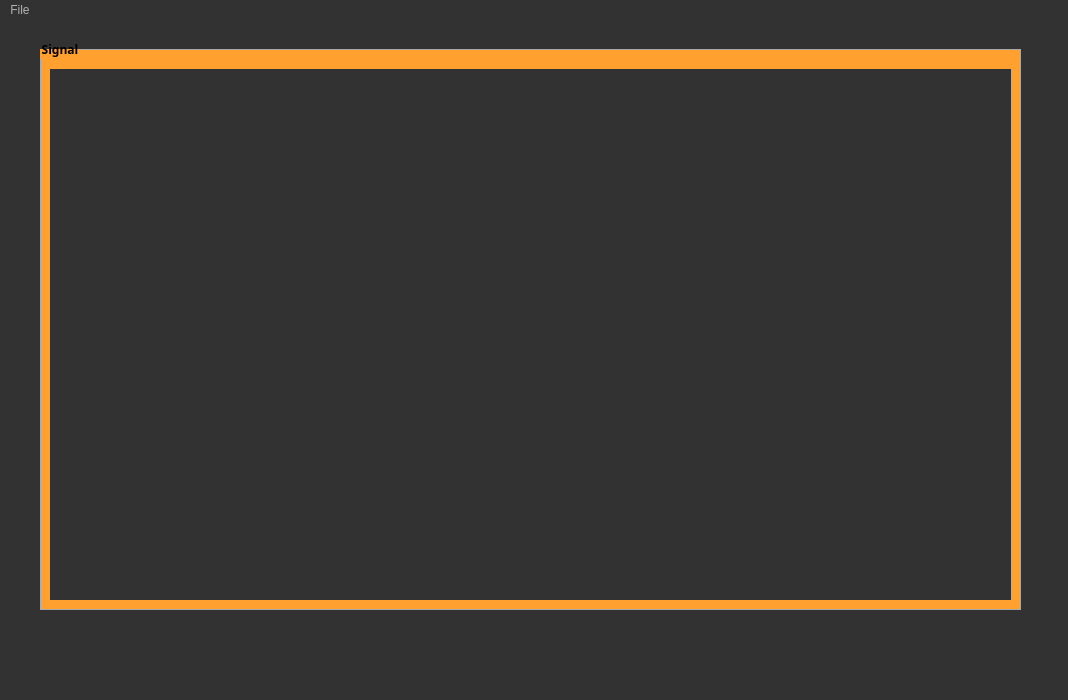
<?xml version="1.0" encoding="UTF-8"?>
<ui version="4.0">
 <class>MainWindow</class>
 <widget class="QMainWindow" name="MainWindow">
  <property name="geometry">
   <rect>
    <x>0</x>
    <y>0</y>
    <width>1068</width>
    <height>700</height>
   </rect>
  </property>
  <property name="font">
   <font>
    <family>Yu Gothic UI Semibold</family>
    <pointsize>9</pointsize>
    <weight>75</weight>
    <bold>true</bold>
   </font>
  </property>
  <property name="windowTitle">
   <string>MainWindow</string>
  </property>
  <property name="styleSheet">
   <string notr="true">QToolTip
{
     border: 1px solid black;
     background-color: #ffa02f;
     padding: 1px;
     border-radius: 3px;
     opacity: 100;
}

QWidget
{
    color: #b1b1b1;
    background-color: #323232;
}

QTreeView, QListView
{
    background-color: silver;
    margin-left: 5px;
}

QWidget:item:hover
{
    background-color: QLinearGradient( x1: 0, y1: 0, x2: 0, y2: 1, stop: 0 #ffa02f, stop: 1 #ca0619);
    color: #000000;
}

QWidget:item:selected
{
    background-color: QLinearGradient( x1: 0, y1: 0, x2: 0, y2: 1, stop: 0 #ffa02f, stop: 1 #d7801a);
}

QMenuBar::item
{
    background: transparent;
}

QMenuBar::item:selected
{
    background: transparent;
    border: 1px solid #ffaa00;
}

QMenuBar::item:pressed
{
    background: #444;
    border: 1px solid #000;
    background-color: QLinearGradient(
        x1:0, y1:0,
        x2:0, y2:1,
        stop:1 #212121,
        stop:0.4 #343434/*,
        stop:0.2 #343434,
        stop:0.1 #ffaa00*/
    );
    margin-bottom:-1px;
    padding-bottom:1px;
}

QMenu
{
    border: 1px solid #000;
}

QMenu::item
{
    padding: 2px 20px 2px 20px;
}

QMenu::item:selected
{
    color: #000000;
}

QWidget:disabled
{
    color: #808080;
    background-color: #323232;
}

QAbstractItemView
{
    background-color: QLinearGradient( x1: 0, y1: 0, x2: 0, y2: 1, stop: 0 #4d4d4d, stop: 0.1 #646464, stop: 1 #5d5d5d);
}

QWidget:focus
{
    /*border: 1px solid darkgray;*/
}

QLineEdit
{
    background-color: QLinearGradient( x1: 0, y1: 0, x2: 0, y2: 1, stop: 0 #4d4d4d, stop: 0 #646464, stop: 1 #5d5d5d);
    padding: 1px;
    border-style: solid;
    border: 1px solid #1e1e1e;
    border-radius: 5;
}

QPushButton
{
    color: #b1b1b1;
    background-color: QLinearGradient( x1: 0, y1: 0, x2: 0, y2: 1, stop: 0 #565656, stop: 0.1 #525252, stop: 0.5 #4e4e4e, stop: 0.9 #4a4a4a, stop: 1 #464646);
    border-width: 1px;
    border-color: #1e1e1e;
    border-style: solid;
    border-radius: 6;
    padding: 3px;
    font-size: 12px;
    padding-left: 5px;
    padding-right: 5px;
    min-width: 40px;
}

QPushButton:pressed
{
    background-color: QLinearGradient( x1: 0, y1: 0, x2: 0, y2: 1, stop: 0 #2d2d2d, stop: 0.1 #2b2b2b, stop: 0.5 #292929, stop: 0.9 #282828, stop: 1 #252525);
}

QComboBox
{
    selection-background-color: #ffaa00;
    background-color: QLinearGradient( x1: 0, y1: 0, x2: 0, y2: 1, stop: 0 #565656, stop: 0.1 #525252, stop: 0.5 #4e4e4e, stop: 0.9 #4a4a4a, stop: 1 #464646);
    border-style: solid;
    border: 1px solid #1e1e1e;
    border-radius: 5;
}

QComboBox:hover,QPushButton:hover
{
    border: 2px solid QLinearGradient( x1: 0, y1: 0, x2: 0, y2: 1, stop: 0 #ffa02f, stop: 1 #d7801a);
}


QComboBox:on
{
    padding-top: 3px;
    padding-left: 4px;
    background-color: QLinearGradient( x1: 0, y1: 0, x2: 0, y2: 1, stop: 0 #2d2d2d, stop: 0.1 #2b2b2b, stop: 0.5 #292929, stop: 0.9 #282828, stop: 1 #252525);
    selection-background-color: #ffaa00;
}

QComboBox QAbstractItemView
{
    border: 2px solid darkgray;
    selection-background-color: QLinearGradient( x1: 0, y1: 0, x2: 0, y2: 1, stop: 0 #ffa02f, stop: 1 #d7801a);
}

QComboBox::drop-down
{
     subcontrol-origin: padding;
     subcontrol-position: top right;
     width: 15px;

     border-left-width: 0px;
     border-left-color: darkgray;
     border-left-style: solid; /* just a single line */
     border-top-right-radius: 3px; /* same radius as the QComboBox */
     border-bottom-right-radius: 3px;
 }

QComboBox::down-arrow
{
     image: url(:/dark_orange/img/down_arrow.png);
}

QGroupBox
{
    border: 1px solid darkgray;
    margin-top: 10px;
	background-color: #ffa02f;
	color:rgb(0, 0, 0)
}

QGroupBox:focus
{
    border: 1px solid darkgray;
}

QTextEdit:focus
{
    border: 1px solid darkgray;
}

QScrollBar:horizontal {
     border: 1px solid #222222;
     background: QLinearGradient( x1: 0, y1: 0, x2: 0, y2: 1, stop: 0.0 #121212, stop: 0.2 #282828, stop: 1 #484848);
     height: 7px;
     margin: 0px 16px 0 16px;
}

QScrollBar::handle:horizontal
{
      background: QLinearGradient( x1: 0, y1: 0, x2: 1, y2: 0, stop: 0 #ffa02f, stop: 0.5 #d7801a, stop: 1 #ffa02f);
      min-height: 20px;
      border-radius: 2px;
}

QScrollBar::add-line:horizontal {
      border: 1px solid #1b1b19;
      border-radius: 2px;
      background: QLinearGradient( x1: 0, y1: 0, x2: 1, y2: 0, stop: 0 #ffa02f, stop: 1 #d7801a);
      width: 14px;
      subcontrol-position: right;
      subcontrol-origin: margin;
}

QScrollBar::sub-line:horizontal {
      border: 1px solid #1b1b19;
      border-radius: 2px;
      background: QLinearGradient( x1: 0, y1: 0, x2: 1, y2: 0, stop: 0 #ffa02f, stop: 1 #d7801a);
      width: 14px;
     subcontrol-position: left;
     subcontrol-origin: margin;
}

QScrollBar::right-arrow:horizontal, QScrollBar::left-arrow:horizontal
{
      border: 1px solid black;
      width: 1px;
      height: 1px;
      background: white;
}

QScrollBar::add-page:horizontal, QScrollBar::sub-page:horizontal
{
      background: none;
}

QScrollBar:vertical
{
      background: QLinearGradient( x1: 0, y1: 0, x2: 1, y2: 0, stop: 0.0 #121212, stop: 0.2 #282828, stop: 1 #484848);
      width: 7px;
      margin: 16px 0 16px 0;
      border: 1px solid #222222;
}

QScrollBar::handle:vertical
{
      background: QLinearGradient( x1: 0, y1: 0, x2: 0, y2: 1, stop: 0 #ffa02f, stop: 0.5 #d7801a, stop: 1 #ffa02f);
      min-height: 20px;
      border-radius: 2px;
}

QScrollBar::add-line:vertical
{
      border: 1px solid #1b1b19;
      border-radius: 2px;
      background: QLinearGradient( x1: 0, y1: 0, x2: 0, y2: 1, stop: 0 #ffa02f, stop: 1 #d7801a);
      height: 14px;
      subcontrol-position: bottom;
      subcontrol-origin: margin;
}

QScrollBar::sub-line:vertical
{
      border: 1px solid #1b1b19;
      border-radius: 2px;
      background: QLinearGradient( x1: 0, y1: 0, x2: 0, y2: 1, stop: 0 #d7801a, stop: 1 #ffa02f);
      height: 14px;
      subcontrol-position: top;
      subcontrol-origin: margin;
}

QScrollBar::up-arrow:vertical, QScrollBar::down-arrow:vertical
{
      border: 1px solid black;
      width: 1px;
      height: 1px;
      background: white;
}


QScrollBar::add-page:vertical, QScrollBar::sub-page:vertical
{
      background: none;
}

QTextEdit
{
    background-color: #242424;
}

QPlainTextEdit
{
    background-color: #242424;
}

QHeaderView::section
{
    background-color: QLinearGradient(x1:0, y1:0, x2:0, y2:1, stop:0 #616161, stop: 0.5 #505050, stop: 0.6 #434343, stop:1 #656565);
    color: white;
    padding-left: 4px;
    border: 1px solid #6c6c6c;
}

QCheckBox:disabled
{
color: #414141;
}

QDockWidget::title
{
    text-align: center;
    spacing: 3px; /* spacing between items in the tool bar */
    background-color: QLinearGradient(x1:0, y1:0, x2:0, y2:1, stop:0 #323232, stop: 0.5 #242424, stop:1 #323232);
}

QDockWidget::close-button, QDockWidget::float-button
{
    text-align: center;
    spacing: 1px; /* spacing between items in the tool bar */
    background-color: QLinearGradient(x1:0, y1:0, x2:0, y2:1, stop:0 #323232, stop: 0.5 #242424, stop:1 #323232);
}

QDockWidget::close-button:hover, QDockWidget::float-button:hover
{
    background: #242424;
}

QDockWidget::close-button:pressed, QDockWidget::float-button:pressed
{
    padding: 1px -1px -1px 1px;
}

QMainWindow::separator
{
    background-color: QLinearGradient(x1:0, y1:0, x2:0, y2:1, stop:0 #161616, stop: 0.5 #151515, stop: 0.6 #212121, stop:1 #343434);
    color: white;
    padding-left: 4px;
    border: 1px solid #4c4c4c;
    spacing: 3px; /* spacing between items in the tool bar */
}

QMainWindow::separator:hover
{

    background-color: QLinearGradient(x1:0, y1:0, x2:0, y2:1, stop:0 #d7801a, stop:0.5 #b56c17 stop:1 #ffa02f);
    color: white;
    padding-left: 4px;
    border: 1px solid #6c6c6c;
    spacing: 3px; /* spacing between items in the tool bar */
}

QToolBar::handle
{
     spacing: 3px; /* spacing between items in the tool bar */
     background: url(:/dark_orange/img/handle.png);
}

QMenu::separator
{
    height: 2px;
    background-color: QLinearGradient(x1:0, y1:0, x2:0, y2:1, stop:0 #161616, stop: 0.5 #151515, stop: 0.6 #212121, stop:1 #343434);
    color: white;
    padding-left: 4px;
    margin-left: 10px;
    margin-right: 5px;
}

QProgressBar
{
    border: 2px solid grey;
    border-radius: 5px;
    text-align: center;
}

QProgressBar::chunk
{
    background-color: #d7801a;
    width: 2.15px;
    margin: 0.5px;
}

QTabBar::tab {
    color: #b1b1b1;
    border: 1px solid #444;
    border-bottom-style: none;
    background-color: #323232;
    padding-left: 10px;
    padding-right: 10px;
    padding-top: 3px;
    padding-bottom: 2px;
    margin-right: -1px;
}

QTabWidget::pane {
    border: 1px solid #444;
    top: 1px;
}

QTabBar::tab:last
{
    margin-right: 0; /* the last selected tab has nothing to overlap with on the right */
    border-top-right-radius: 3px;
}

QTabBar::tab:first:!selected
{
 margin-left: 0px; /* the last selected tab has nothing to overlap with on the right */


    border-top-left-radius: 3px;
}

QTabBar::tab:!selected
{
    color: #b1b1b1;
    border-bottom-style: solid;
    margin-top: 3px;
    background-color: QLinearGradient(x1:0, y1:0, x2:0, y2:1, stop:1 #212121, stop:.4 #343434);
}

QTabBar::tab:selected
{
    border-top-left-radius: 3px;
    border-top-right-radius: 3px;
    margin-bottom: 0px;
}

QTabBar::tab:!selected:hover
{
    /*border-top: 2px solid #ffaa00;
    padding-bottom: 3px;*/
    border-top-left-radius: 3px;
    border-top-right-radius: 3px;
    background-color: QLinearGradient(x1:0, y1:0, x2:0, y2:1, stop:1 #212121, stop:0.4 #343434, stop:0.2 #343434, stop:0.1 #ffaa00);
}

QRadioButton::indicator:checked, QRadioButton::indicator:unchecked{
    color: #b1b1b1;
    background-color: #323232;
    border: 1px solid #b1b1b1;
    border-radius: 6px;
}

QRadioButton::indicator:checked
{
    background-color: qradialgradient(
        cx: 0.5, cy: 0.5,
        fx: 0.5, fy: 0.5,
        radius: 1.0,
        stop: 0.25 #ffaa00,
        stop: 0.3 #323232
    );
}



QRadioButton::indicator
{
    border-radius: 6px;
}



QSlider::groove:horizontal {
    border: 1px solid #3A3939;
    height: 8px;
    background: #201F1F;
    margin: 2px 0;
    border-radius: 2px;
}

QSlider::handle:horizontal {
    background: QLinearGradient( x1: 0, y1: 0, x2: 0, y2: 1,
      stop: 0.0 silver, stop: 0.2 #a8a8a8, stop: 1 #727272);
    border: 1px solid #3A3939;
    width: 14px;
    height: 14px;
    margin: -4px 0;
    border-radius: 2px;
}

QSlider::groove:vertical {
    border: 1px solid #3A3939;
    width: 8px;
    background: #201F1F;
    margin: 0 0px;
    border-radius: 2px;
}

QSlider::handle:vertical {
    background: QLinearGradient( x1: 0, y1: 0, x2: 0, y2: 1, stop: 0.0 silver,
      stop: 0.2 #a8a8a8, stop: 1 #727272);
    border: 1px solid #3A3939;
    width: 14px;
    height: 14px;
    margin: 0 -4px;
    border-radius: 2px;
}

QAbstractSpinBox {
    padding-top: 2px;
    padding-bottom: 2px;
    border: 1px solid darkgray;

    border-radius: 2px;
    min-width: 50px;
}
</string>
  </property>
  <widget class="QWidget" name="centralwidget">
   <widget class="QGroupBox" name="groupBox_signal">
    <property name="geometry">
     <rect>
      <x>40</x>
      <y>20</y>
      <width>981</width>
      <height>571</height>
     </rect>
    </property>
    <property name="font">
     <font>
      <family>Yu Gothic UI Semibold</family>
      <pointsize>9</pointsize>
      <weight>75</weight>
      <bold>true</bold>
     </font>
    </property>
    <property name="title">
     <string>Signal</string>
    </property>
    <widget class="PlotWidget" name="widget_signal" native="true">
     <property name="geometry">
      <rect>
       <x>10</x>
       <y>30</y>
       <width>961</width>
       <height>531</height>
      </rect>
     </property>
    </widget>
   </widget>
  </widget>
  <widget class="QMenuBar" name="menubar">
   <property name="geometry">
    <rect>
     <x>0</x>
     <y>0</y>
     <width>1068</width>
     <height>26</height>
    </rect>
   </property>
   <widget class="QMenu" name="menuFile">
    <property name="title">
     <string>File</string>
    </property>
    <addaction name="actionOpen"/>
   </widget>
   <addaction name="menuFile"/>
  </widget>
  <widget class="QStatusBar" name="statusbar"/>
  <action name="actionOpen">
   <property name="text">
    <string>open</string>
   </property>
  </action>
 </widget>
 <customwidgets>
  <customwidget>
   <class>PlotWidget</class>
   <extends>QWidget</extends>
   <header>pyqtgraph</header>
   <container>1</container>
  </customwidget>
 </customwidgets>
 <resources/>
 <connections/>
</ui>
